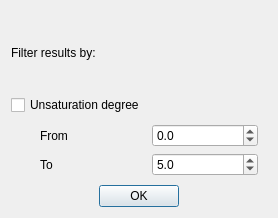
<?xml version="1.0" encoding="UTF-8"?>
<ui version="4.0">
 <class>DialogFormulaListFilter</class>
 <widget class="QDialog" name="DialogFormulaListFilter">
  <property name="geometry">
   <rect>
    <x>0</x>
    <y>0</y>
    <width>278</width>
    <height>218</height>
   </rect>
  </property>
  <property name="sizePolicy">
   <sizepolicy hsizetype="Preferred" vsizetype="Minimum">
    <horstretch>0</horstretch>
    <verstretch>0</verstretch>
   </sizepolicy>
  </property>
  <property name="windowTitle">
   <string>Set filters</string>
  </property>
  <layout class="QVBoxLayout" name="verticalLayout">
   <property name="spacing">
    <number>0</number>
   </property>
   <item>
    <widget class="QLabel" name="label_3">
     <property name="text">
      <string>Filter results by:</string>
     </property>
    </widget>
   </item>
   <item>
    <widget class="QFrame" name="frameUnsaturation">
     <layout class="QVBoxLayout" name="verticalLayout_2">
      <property name="spacing">
       <number>0</number>
      </property>
      <property name="leftMargin">
       <number>0</number>
      </property>
      <property name="topMargin">
       <number>0</number>
      </property>
      <property name="rightMargin">
       <number>0</number>
      </property>
      <property name="bottomMargin">
       <number>0</number>
      </property>
      <item>
       <widget class="QCheckBox" name="checkUnsaturation">
        <property name="text">
         <string>Unsaturation degree</string>
        </property>
       </widget>
      </item>
      <item>
       <widget class="QFrame" name="frameUnsaturationOption">
        <layout class="QVBoxLayout" name="verticalLayout_3">
         <item>
          <layout class="QHBoxLayout" name="horizontalLayout_2">
           <item>
            <spacer name="horizontalSpacer">
             <property name="orientation">
              <enum>Qt::Horizontal</enum>
             </property>
             <property name="sizeType">
              <enum>QSizePolicy::Fixed</enum>
             </property>
             <property name="sizeHint" stdset="0">
              <size>
               <width>20</width>
               <height>0</height>
              </size>
             </property>
            </spacer>
           </item>
           <item>
            <widget class="QLabel" name="label">
             <property name="text">
              <string>From</string>
             </property>
            </widget>
           </item>
           <item>
            <widget class="QDoubleSpinBox" name="spinUnsaturationFrom">
             <property name="decimals">
              <number>1</number>
             </property>
             <property name="minimum">
              <double>-100.000000000000000</double>
             </property>
             <property name="maximum">
              <double>100.000000000000000</double>
             </property>
            </widget>
           </item>
          </layout>
         </item>
         <item>
          <layout class="QHBoxLayout" name="horizontalLayout_3">
           <item>
            <spacer name="horizontalSpacer_2">
             <property name="orientation">
              <enum>Qt::Horizontal</enum>
             </property>
             <property name="sizeType">
              <enum>QSizePolicy::Fixed</enum>
             </property>
             <property name="sizeHint" stdset="0">
              <size>
               <width>20</width>
               <height>0</height>
              </size>
             </property>
            </spacer>
           </item>
           <item>
            <widget class="QLabel" name="label_2">
             <property name="text">
              <string>To</string>
             </property>
            </widget>
           </item>
           <item>
            <widget class="QDoubleSpinBox" name="spinUnsaturationTo">
             <property name="decimals">
              <number>1</number>
             </property>
             <property name="minimum">
              <double>-100.000000000000000</double>
             </property>
             <property name="maximum">
              <double>100.000000000000000</double>
             </property>
             <property name="value">
              <double>5.000000000000000</double>
             </property>
            </widget>
           </item>
          </layout>
         </item>
        </layout>
       </widget>
      </item>
     </layout>
    </widget>
   </item>
   <item>
    <widget class="QDialogButtonBox" name="buttonBox">
     <property name="orientation">
      <enum>Qt::Horizontal</enum>
     </property>
     <property name="standardButtons">
      <set>QDialogButtonBox::Ok</set>
     </property>
     <property name="centerButtons">
      <bool>true</bool>
     </property>
    </widget>
   </item>
  </layout>
 </widget>
 <resources/>
 <connections>
  <connection>
   <sender>buttonBox</sender>
   <signal>accepted()</signal>
   <receiver>DialogFormulaListFilter</receiver>
   <slot>accept()</slot>
   <hints>
    <hint type="sourcelabel">
     <x>248</x>
     <y>254</y>
    </hint>
    <hint type="destinationlabel">
     <x>157</x>
     <y>274</y>
    </hint>
   </hints>
  </connection>
  <connection>
   <sender>buttonBox</sender>
   <signal>rejected()</signal>
   <receiver>DialogFormulaListFilter</receiver>
   <slot>reject()</slot>
   <hints>
    <hint type="sourcelabel">
     <x>316</x>
     <y>260</y>
    </hint>
    <hint type="destinationlabel">
     <x>286</x>
     <y>274</y>
    </hint>
   </hints>
  </connection>
 </connections>
</ui>
